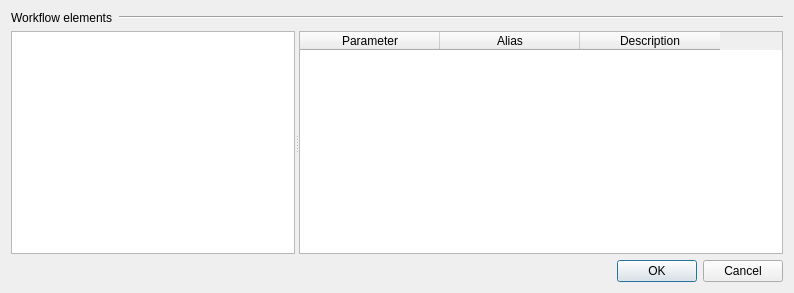
<?xml version="1.0" encoding="UTF-8"?>
<ui version="4.0">
 <class>SchemaAliasesConfigurationDialog</class>
 <widget class="QDialog" name="SchemaAliasesConfigurationDialog">
  <property name="windowModality">
   <enum>Qt::NonModal</enum>
  </property>
  <property name="geometry">
   <rect>
    <x>0</x>
    <y>0</y>
    <width>794</width>
    <height>293</height>
   </rect>
  </property>
  <property name="minimumSize">
   <size>
    <width>794</width>
    <height>293</height>
   </size>
  </property>
  <property name="windowTitle">
   <string>Configure Parameter Aliases</string>
  </property>
  <property name="modal">
   <bool>true</bool>
  </property>
  <layout class="QVBoxLayout" name="verticalLayout">
   <item>
    <layout class="QHBoxLayout" name="horizontalLayout">
     <item>
      <widget class="QLabel" name="headLabel">
       <property name="sizePolicy">
        <sizepolicy hsizetype="Minimum" vsizetype="Preferred">
         <horstretch>0</horstretch>
         <verstretch>0</verstretch>
        </sizepolicy>
       </property>
       <property name="text">
        <string>Workflow elements</string>
       </property>
      </widget>
     </item>
     <item>
      <widget class="Line" name="line">
       <property name="sizePolicy">
        <sizepolicy hsizetype="Expanding" vsizetype="Fixed">
         <horstretch>0</horstretch>
         <verstretch>0</verstretch>
        </sizepolicy>
       </property>
       <property name="orientation">
        <enum>Qt::Horizontal</enum>
       </property>
      </widget>
     </item>
    </layout>
   </item>
   <item>
    <widget class="QSplitter" name="splitter">
     <property name="orientation">
      <enum>Qt::Horizontal</enum>
     </property>
     <widget class="QListWidget" name="procsListWidget">
      <property name="sizePolicy">
       <sizepolicy hsizetype="Expanding" vsizetype="Expanding">
        <horstretch>0</horstretch>
        <verstretch>0</verstretch>
       </sizepolicy>
      </property>
     </widget>
     <widget class="QTableWidget" name="paramAliasesTableWidget">
      <property name="sizeAdjustPolicy">
       <enum>QAbstractScrollArea::AdjustToContents</enum>
      </property>
      <attribute name="horizontalHeaderDefaultSectionSize">
       <number>140</number>
      </attribute>
      <attribute name="horizontalHeaderMinimumSectionSize">
       <number>140</number>
      </attribute>
      <column>
       <property name="text">
        <string>Parameter</string>
       </property>
      </column>
      <column>
       <property name="text">
        <string>Alias</string>
       </property>
      </column>
      <column>
       <property name="text">
        <string>Description</string>
       </property>
       <property name="toolTip">
        <string/>
       </property>
      </column>
     </widget>
    </widget>
   </item>
   <item>
    <widget class="QDialogButtonBox" name="buttonBox">
     <property name="standardButtons">
      <set>QDialogButtonBox::Cancel|QDialogButtonBox::Ok</set>
     </property>
    </widget>
   </item>
  </layout>
 </widget>
 <resources/>
 <connections/>
</ui>
